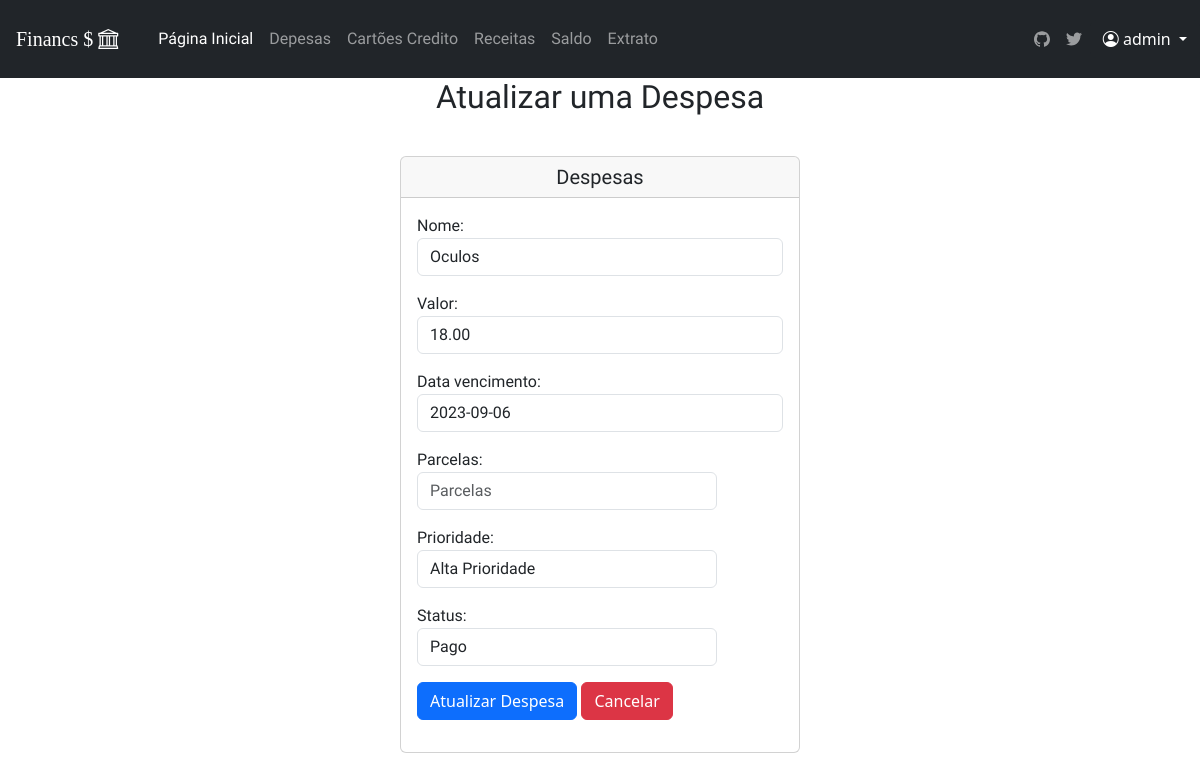
Before: /atualizar_despesa/21/ (signed in) with the older database file.
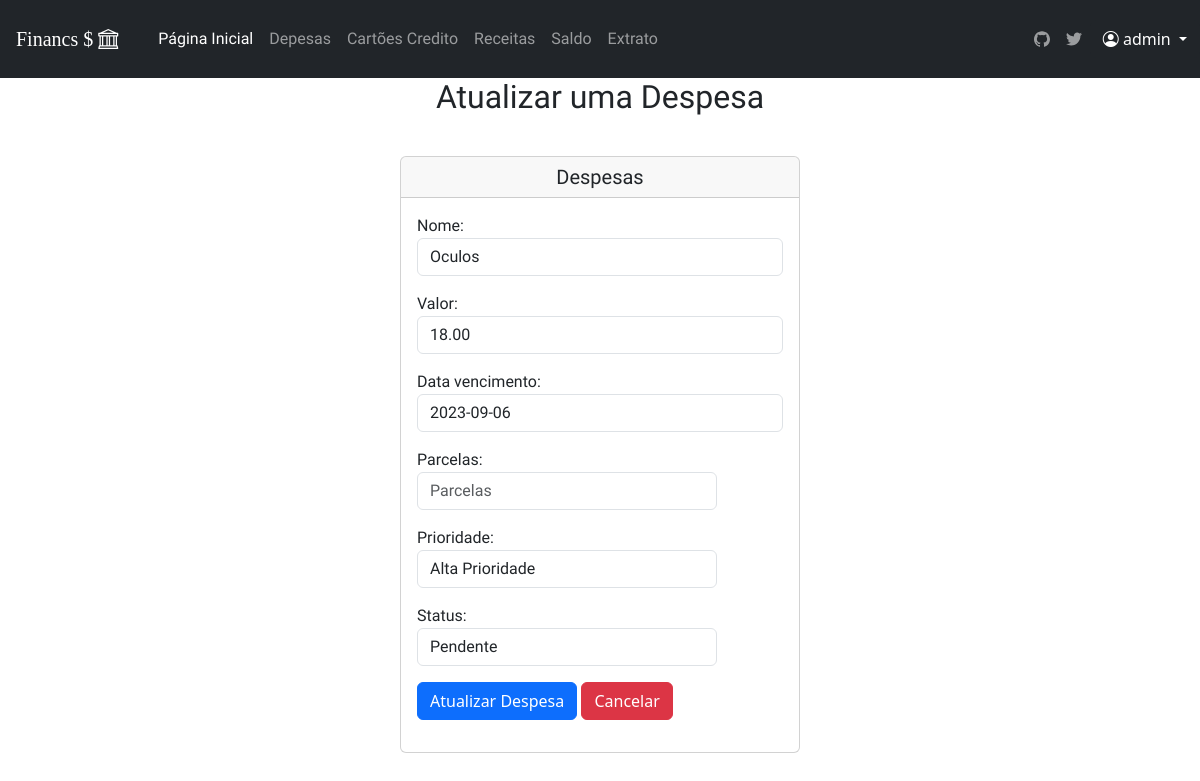
After: the same page with the newer database file.
### financas/models.py (models this page shows, shortened)
class Despesa (models.Model):
    id_usuario= models.ForeignKey(User, on_delete=models.CASCADE)
    nome = models.CharField(max_length=100)
    valor = models.DecimalField(max_digits=10, decimal_places=2)
    prioridade = models.CharField(max_length=50, choices=Prioridades)
    data_entrada = models.DateField()
    data_vencimento = models.DateField(null=True)
    parcelas = models.IntegerField(blank=True, null=True)
    status = models.CharField(max_length=50, choices=Status)
    data_paga = models.DateField()
    changed = models.CharField(max_length=50, choices=Changed)
    dp_rc =  models.CharField(max_length=50, choices=dp_rc)

### financas/views.py (the view)
# urls.py: path('atualizar_despesa/<id_despesa>/',atualizar_despesa, name='atualizar_despesa'),
@login_required
def atualizar_despesa(request, id_despesa):
    despesa = Despesa.objects.filter(id=id_despesa, id_usuario=request.user).first()
    id_usuario = request.user.id
    if request.method == 'POST':
        form = DespesaForm(request.POST, instance=despesa)
        if form.is_valid():
            form.save()
            return redirect('despesa', id_usuario )
    else:
        form = DespesaForm(instance=despesa)
    context = {
        'form': form
    }
    return render(request, 'despesa/atualizar_despesa.html', context)

### financas/forms.py
class DespesaForm(forms.ModelForm):
    prioridade = forms.ChoiceField(choices=Prioridades, widget=forms.Select(attrs={'class': "form-control", 'style': 'max-width: 300px; text-align: left;'}))
    status = forms.ChoiceField(choices=Status, widget=forms.Select(attrs={'class': "form-control", 'style': 'max-width: 300px; text-align: left;'}))
    parcelas = forms.IntegerField(required=False , widget=forms.NumberInput(attrs={ 'class': "form-control", 'style': 'max-width: 300px; text-align: left;', 'placeholder': 'Parcelas'}))
    class Meta:
        model = Despesa
        fields = ['nome', 'valor', 'data_vencimento', 'parcelas','prioridade', 'status']
        widgets = {
            'nome': forms.TextInput(attrs={'class': 'form-control'}),
            'valor': forms.NumberInput(attrs={'class': 'form-control',   }),
            'data_entrada' : forms.DateInput(attrs={'class': 'form-control' , 'style': 'max-width: 300px;'}),
            'data_vencimento': forms.DateInput(attrs={'class': 'form-control'}),
        }

### financas/static/templates/despesa/atualizar_despesa.html (shortened to what this page needs)
{%extends 'base.html'%}
{%load static %}
{%block content%}
<h2 class=" text-center">Atualizar uma Despesa</h2>
<div class='container mt-4 d-flex justify-content-center align-items-center'>
    <div class="card mt-3" style="width:400px">
      <h5 class="card-header text-center">Despesas</h5>
      <div class="card-body ">
                <form method="post">
                    <div class="form-group">
                  {{form.as_p}}
                <button type="submit" class="btn btn-primary text-white" >Atualizar Despesa </button>
                <a href="{%url 'despesa' request.user.id %}" class="btn btn-danger text-white" >Cancelar</a>
                </form>
      </div>
    </div>
</div>
{%endblock%}

Changed rows visible on the page:
changed Despesa "Oculos": status "Pago" → "Pendente"
